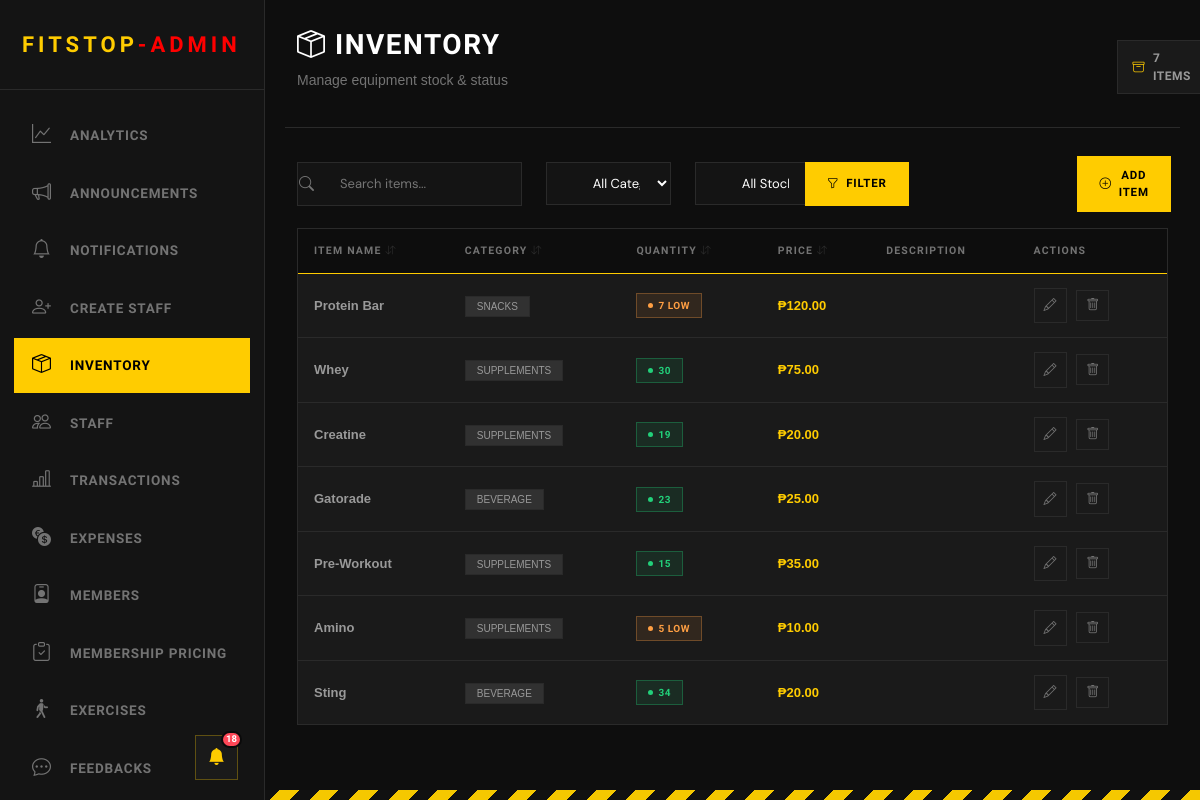
Page /admin/view_inventory.php (signed in) on the committed database.
### tables this page shows
CREATE TABLE inventory (   id INTEGER PRIMARY KEY AUTOINCREMENT,   item_name VARCHAR(100) NOT NULL,   category VARCHAR(50) NOT NULL,   quantity INTEGER NOT NULL DEFAULT 0,   price DECIMAL(10, 2) NOT NULL DEFAULT 0.00,   description TEXT,   created_at TIMESTAMP DEFAULT CURRENT_TIMESTAMP,   updated_at TIMESTAMP DEFAULT CURRENT_TIMESTAMP );

### admin/view_inventory.php (the view, shortened to what this page needs)
<?php
include("../Login/connection.php");
$search = isset($_GET['search']) ? trim($_GET['search']) : '';
$category_filter = isset($_GET['category']) ? trim($_GET['category']) : '';
$stock_filter = isset($_GET['stock']) ? trim($_GET['stock']) : '';
$sort_by = isset($_GET['sort']) ? $_GET['sort'] : 'created_at';
$sort_order = isset($_GET['order']) ? $_GET['order'] : 'DESC';
$records_per_page = 10;
$page = isset($_GET['page']) ? (int) $_GET['page'] : 1;
$offset = ($page - 1) * $records_per_page;
$sort_order = ($sort_order === 'ASC') ? 'ASC' : 'DESC';
$where_conditions = [];
$params = [];
$where_clause = count($where_conditions) > 0 ? "WHERE " . implode(" AND ", $where_conditions) : "";
$total_query = $pdo->prepare("SELECT COUNT(*) as total FROM inventory $where_clause");
$total_query->execute($params);
$total_records = $total_query->fetch()['total'];
$query = "SELECT * FROM inventory $where_clause ORDER BY $sort_by $sort_order LIMIT :limit OFFSET :offset";
$stmt = $pdo->prepare($query);
$stmt->bindValue(':limit', $records_per_page, PDO::PARAM_INT);
$stmt->bindValue(':offset', $offset, PDO::PARAM_INT);
$stmt->execute();
$items = $stmt->fetchAll();
function getSortUrl($column, $current_sort, $current_order, $search, $category, $stock, $page)
{
    $new_order = 'ASC';
    $params = "sort=$column&order=$new_order";
    return "?$params";
}
function getSortIcon($column, $current_sort, $current_order)
{
    if ($current_sort !== $column) {
        return '<i class="bi bi-arrow-down-up" style="opacity: 0.3; font-size: 10px;"></i>';
    }
    return $current_order === 'ASC'
        ? '<i class="bi bi-arrow-up" style="color: var(--hazard); font-size: 10px;"></i>'
        : '<i class="bi bi-arrow-down" style="color: var(--hazard); font-size: 10px;"></i>';
}
?>
<!DOCTYPE html>
<html>
<head>
    <link rel="stylesheet" href="../staff/staff.css">
    <link rel="stylesheet" href="https://cdn.jsdelivr.net/npm/bootstrap-icons@1.11.0/font/bootstrap-icons.css">
    <link href="https://cdn.jsdelivr.net/npm/bootstrap@5.3.8/dist/css/bootstrap.min.css" rel="stylesheet">
</head>
<body>
    <?php include('includes/header_admin.php') ?>
    <div class="main-content">
        <div class="topbar row">
            <div class="topbar-left col-sm-12 col-xl-6">
                <h1><i class="bi bi-box-seam"></i> Inventory</h1>
                <p>Manage equipment stock & status</p>
            </div>
            <div class="topbar-right col-sm-12 col-xl-1 col-xl-offset-5">
                <div class="topbar-badge">
                    <i class="bi bi-archive"></i>
                    <span><?php echo $total_records; ?> Items</span>
                </div>
            </div>
        </div>
        <section>
            <div class="inventory-header row">
                <div class="col-8">
                    <form method="GET">
                        <div class="row">
                            <div class="search-wrapper col-sm-12 col-xl-2" style="min-width: 200px;">
                                <i class="bi bi-search search-icon"></i>
                                <input type="text" name="search" class="search-input" maxlength="30"
                                    placeholder="Search items..." value="<?php echo htmlspecialchars($search); ?>">
                            </div>
                            <div class="col-sm-12 col-xl-3">
                                <select name="category" class="search-input">
                                    <option value="">All Categories</option>
                                </select>
                            </div>
                            <div class="col-sm-12 col-xl-3">
                                <select name="stock" class="search-input">
                                    <option value="">All Stock Levels</option>
                                </select>
                            </div>
                            <div class="col-sm-12 col-xl-1 p-0 m-0 d-flex justify-content-center">
                                <button type="submit" class="search-btn">
                                    <i class="bi bi-funnel"></i> Filter
                                </button>
                            </div>
                        </div>
                    </form>
                </div>
                <div class="col-sm-12 col-xl-3">
                    <div class="row">
                        <div class="col-sm-12 col-xl-6 p-0 m-0">
                        </div>
                        <div class="col-sm-12 col-xl-6 d-flex justify-content-center">
                            <button class="add-btn" data-bs-toggle="modal" data-bs-target="#addItemModal">
                                <i class="bi bi-plus-circle"></i> Add Item
                            </button>
                        </div>
                    </div>
                </div>
            </div>
            <div class="inventory-table">
                <table>
                    <thead>
                        <tr>
                            <th class="sortable-header"
                                onclick="window.location.href='<?php echo getSortUrl('item_name', $sort_by, $sort_order, $search, $category_filter, $stock_filter, $page); ?>'">
                                Item Name <?php echo getSortIcon('item_name', $sort_by, $sort_order); ?>
                            </th>
                            <th class="sortable-header"
                                onclick="window.location.href='<?php echo getSortUrl('category', $sort_by, $sort_order, $search, $category_filter, $stock_filter, $page); ?>'">
                                Category <?php echo getSortIcon('category', $sort_by, $sort_order); ?>
                            </th>
                            <th class="sortable-header"
                                onclick="window.location.href='<?php echo getSortUrl('quantity', $sort_by, $sort_order, $search, $category_filter, $stock_filter, $page); ?>'">
                                Quantity <?php echo getSortIcon('quantity', $sort_by, $sort_order); ?>
                            </th>
                            <th class="sortable-header"
                                onclick="window.location.href='<?php echo getSortUrl('price', $sort_by, $sort_order, $search, $category_filter, $stock_filter, $page); ?>'">
                                Price <?php echo getSortIcon('price', $sort_by, $sort_order); ?>
                            </th>
                            <th>Description</th>
                            <th>Actions</th>
                        </tr>
                    </thead>
                    <tbody>
                        <?php if (count($items) > 0): ?>
                            <?php foreach ($items as $item): ?>
                                <tr>
                                    <td><strong><?php echo htmlspecialchars($item['item_name']); ?></strong></td>
                                    <td>
                                        <span
                                            style="padding: 4px 11px; font-size: 10px; background: rgba(255,255,255,0.1); border: 1px solid var(--border); text-transform: uppercase;">
                                            <?php echo htmlspecialchars($item['category']); ?>
                                        </span>
                                    </td>
                                    <td>
                                        <?php if ($item['quantity'] == 0): ?>
                                            <span class="status-badge inactive">Out of Stock</span>
                                        <?php elseif ($item['quantity'] < 10): ?>
                                            <span class="status-badge low-stock"><?php echo $item['quantity']; ?> Low</span>
                                        <?php else: ?>
                                            <span class="status-badge active"><?php echo $item['quantity']; ?></span>
                                        <?php endif; ?>
                                    </td>
                                    <td><strong
                                            style="color: var(--hazard);">₱<?php echo number_format($item['price'], 2); ?></strong>
                                    </td>
                                    <td><?php echo htmlspecialchars(substr($item['description'], 0, 50)) . (strlen($item['description']) > 50 ? '...' : ''); ?>
                                    </td>
                                    <td>
                                        <button class="btn-icon"
                                            onclick="editItem(<?php echo htmlspecialchars(json_encode($item)); ?>)">
                                            <i class="bi bi-pencil"></i>
                                        </button>
                                        <a href="?delete=<?php echo $item['id']; ?>" class="btn-icon"
                                            onclick="return confirm('Are you sure?')">
                                            <i class="bi bi-trash"></i>
                                        </a>
                                    </td>
                                </tr>
                            <?php endforeach; ?>
                        <?php endif; ?>
                    </tbody>
                </table>
            </div>
        </section>
    </div>
</body>
</html>

### staff/staff.css (style rules this page uses)
:root { --bg-void: #080808; --bg-surface: #111111; --bg-card: #161616; --bg-card-hover: #1c1c1c; --hazard: #FFCC00; --hazard-dim: rgba(255, 204, 0, 0.12); --hazard-glow: rgba(255, 204, 0, 0.35); --text-primary: #f0f0f0; --text-muted: #777; --text-sub: #999; --border: rgba(255, 255, 255, 0.07); --border-accent: rgba(255, 204, 0, 0.3); --success: #22d07a; --warning: #ff9f43; --danger: #ff4757; --sidebar-w: 265px; --radius: 2px; }
*, *::before, *::after { margin: 0; padding: 0; box-sizing: border-box; }
html { scroll-behavior: smooth; }
body { background: var(--bg-void); color: var(--text-primary); font-family: 'DM Sans', sans-serif; overflow-x: clip; min-height: 100vh; }
.main-content { margin-left: var(--sidebar-w); padding: 28px 32px; min-height: 100vh; }
.topbar { display: flex; align-items: center; justify-content: space-between; margin-bottom: 28px; padding-bottom: 20px; border-bottom: 1px solid var(--border); position: relative; z-index: 200; }
.topbar-left h1 { font-family: 'Chakra Petch', sans-serif; font-size: 28px; font-weight: 700; color: var(--text-primary); letter-spacing: 1.5px; text-transform: uppercase; }
.topbar-left p { color: var(--text-muted); font-size: 14px; margin-top: 4px; }
.topbar-right { display: flex; align-items: center; gap: 12px; position: relative; z-index: 200; }
.topbar-badge { display: flex; align-items: center; gap: 8px; background: var(--bg-card); border: 1px solid var(--border); padding: 8px 14px; font-size: 12px; font-weight: 600; color: var(--text-sub); letter-spacing: 0.5px; text-transform: uppercase; font-family: 'Chakra Petch', sans-serif; }
.topbar-badge i { color: var(--hazard); }
section { margin-bottom: 40px; }
.inventory-header { display: flex; justify-content: space-between; align-items: center; margin-bottom: 16px; gap: 14px; flex-wrap: wrap; }
.search-wrapper { position: relative; flex: 1; }
.search-icon { position: absolute; left: 14px; top: 50%; transform: translateY(-50%); color: var(--text-muted); font-size: 15px; }
.search-input { width: 100%; padding: 11px 14px 11px 42px; border: 1px solid var(--border); background: var(--bg-surface); color: var(--text-primary); font-size: 13px; font-family: 'DM Sans', sans-serif; transition: border-color 0.2s; }
.search-btn, .add-btn { background: var(--hazard); color: #000; font-weight: 700; border: none; padding: 11px 22px; font-family: 'Chakra Petch', sans-serif; font-size: 11.5px; text-transform: uppercase; letter-spacing: 0.8px; cursor: pointer; transition: all 0.2s; display: flex; align-items: center; gap: 7px; }
.inventory-table { background: var(--bg-card); border: 1px solid var(--border); overflow-x: auto; }
table { width: 100%; border-collapse: collapse; }
thead { background: rgba(0,0,0,0.5); border-bottom: 1px solid var(--hazard); }
thead th { padding: 14px 16px; text-align: left; color: var(--text-muted); font-size: 10.5px; font-weight: 700; text-transform: uppercase; letter-spacing: 1.2px; font-family: 'Chakra Petch', sans-serif; white-space: nowrap; }
tbody tr { border-bottom: 1px solid var(--border); transition: background 0.15s; }
tbody tr:last-child { border-bottom: none; }
tbody td { padding: 14px 16px; color: var(--text-sub); font-size: 13px; }
.status-badge { padding: 4px 11px; font-size: 10px; font-weight: 700; text-transform: uppercase; display: inline-flex; align-items: center; gap: 5px; font-family: 'Chakra Petch', sans-serif; letter-spacing: 0.5px; }
.status-badge::before { content: ''; width: 5px; height: 5px; border-radius: 50%; }
.status-badge.active { background: rgba(34,208,122,0.1); color: var(--success); border: 1px solid rgba(34,208,122,0.3); }
.status-badge.active::before { background: var(--success); }
.status-badge.low-stock { background: rgba(255,159,67,0.1); color: var(--warning); border: 1px solid rgba(255,159,67,0.3); }
.status-badge.low-stock::before { background: var(--warning); }
.btn-icon { background: transparent; border: 1px solid var(--border); color: var(--text-muted); padding: 7px 9px; cursor: pointer; font-size: 13px; transition: all 0.2s; margin-right: 6px; }

### admin/admin_custom_styles.css (style rules this page uses)
.sortable-header { cursor: pointer; user-select: none; transition: color 0.2s; }

### admin/view_inventory.php (style rules this page uses)
.sortable-header { cursor: pointer; user-select: none; transition: color 0.2s; }

### rows in the picture
inventory: item_name "Protein Bar", category "SNACKS", quantity "7", price "120.00"
inventory: item_name "Whey", category "SUPPLEMENTS", quantity "30", price "75.00"
inventory: item_name "Creatine", category "SUPPLEMENTS", quantity "19", price "20.00"
inventory: item_name "Gatorade", category "BEVERAGE", quantity "23", price "25.00"
inventory: item_name "Pre-Workout", category "SUPPLEMENTS", quantity "15", price "35.00"
inventory: item_name "Amino", category "SUPPLEMENTS", quantity "5", price "10.00"
inventory: item_name "Sting", category "BEVERAGE", quantity "34", price "20.00"

### other values in the picture
$unread_count "18"
$total_records "7"
